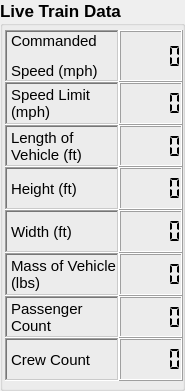
   <widget class="QGroupBox" name="LiveTrainData">
    <property name="geometry">
     <rect>
      <x>510</x>
      <y>140</y>
      <width>185</width>
      <height>391</height>
     </rect>
    </property>
    <property name="font">
     <font>
      <pointsize>13</pointsize>
      <weight>75</weight>
      <bold>true</bold>
     </font>
    </property>
    <property name="autoFillBackground">
     <bool>true</bool>
    </property>
    <property name="styleSheet">
     <string notr="true"/>
    </property>
    <property name="title">
     <string>Live Train Data</string>
    </property>
    <property name="flat">
     <bool>false</bool>
    </property>
    <widget class="QWidget" name="gridLayoutWidget">
     <property name="geometry">
      <rect>
       <x>0</x>
       <y>30</y>
       <width>183</width>
       <height>351</height>
      </rect>
     </property>
     <layout class="QGridLayout" name="LiveTrainDataGrid">
      <property name="leftMargin">
       <number>5</number>
      </property>
      <property name="spacing">
       <number>0</number>
      </property>
      <item row="7" column="0">
       <widget class="QLabel" name="CrewCountLabel">
        <property name="font">
         <font>
          <pointsize>11</pointsize>
          <weight>50</weight>
          <bold>false</bold>
         </font>
        </property>
        <property name="frameShape">
         <enum>QFrame::WinPanel</enum>
        </property>
        <property name="frameShadow">
         <enum>QFrame::Sunken</enum>
        </property>
        <property name="text">
         <string>Crew Count</string>
        </property>
       </widget>
      </item>
      <item row="6" column="0">
       <widget class="QLabel" name="PassengerCountLabel">
        <property name="font">
         <font>
          <pointsize>11</pointsize>
          <weight>50</weight>
          <bold>false</bold>
         </font>
        </property>
        <property name="frameShape">
         <enum>QFrame::WinPanel</enum>
        </property>
        <property name="frameShadow">
         <enum>QFrame::Sunken</enum>
        </property>
        <property name="text">
         <string>Passenger 
Count</string>
        </property>
       </widget>
      </item>
      <item row="4" column="0">
       <widget class="QLabel" name="WidthLabel">
        <property name="font">
         <font>
          <pointsize>11</pointsize>
          <weight>50</weight>
          <bold>false</bold>
         </font>
        </property>
        <property name="frameShape">
         <enum>QFrame::WinPanel</enum>
        </property>
        <property name="frameShadow">
         <enum>QFrame::Sunken</enum>
        </property>
        <property name="text">
         <string>Width (ft)</string>
        </property>
       </widget>
      </item>
      <item row="0" column="0">
       <widget class="QLabel" name="CommandedSpeedLabel">
        <property name="font">
         <font>
          <pointsize>11</pointsize>
          <weight>50</weight>
          <bold>false</bold>
         </font>
        </property>
        <property name="frameShape">
         <enum>QFrame::WinPanel</enum>
        </property>
        <property name="frameShadow">
         <enum>QFrame::Sunken</enum>
        </property>
        <property name="text">
         <string>&lt;html&gt;&lt;head/&gt;&lt;body&gt;&lt;p&gt;Commanded &lt;/p&gt;&lt;p&gt;Speed (mph)&lt;/p&gt;&lt;/body&gt;&lt;/html&gt;</string>
        </property>
       </widget>
      </item>
      <item row="1" column="0">
       <widget class="QLabel" name="SpeedLimitLabel">
        <property name="font">
         <font>
          <pointsize>11</pointsize>
          <weight>50</weight>
          <bold>false</bold>
         </font>
        </property>
        <property name="frameShape">
         <enum>QFrame::WinPanel</enum>
        </property>
        <property name="frameShadow">
         <enum>QFrame::Sunken</enum>
        </property>
        <property name="text">
         <string>Speed Limit 
(mph)</string>
        </property>
       </widget>
      </item>
      <item row="2" column="0">
       <widget class="QLabel" name="LengthVehicleLabel">
        <property name="font">
         <font>
          <pointsize>11</pointsize>
          <weight>50</weight>
          <bold>false</bold>
         </font>
        </property>
        <property name="frameShape">
         <enum>QFrame::WinPanel</enum>
        </property>
        <property name="frameShadow">
         <enum>QFrame::Sunken</enum>
        </property>
        <property name="text">
         <string>Length of 
Vehicle (ft)</string>
        </property>
       </widget>
      </item>
      <item row="5" column="0">
       <widget class="QLabel" name="MassVehicleLabel">
        <property name="font">
         <font>
          <pointsize>11</pointsize>
          <weight>50</weight>
          <bold>false</bold>
         </font>
        </property>
        <property name="frameShape">
         <enum>QFrame::WinPanel</enum>
        </property>
        <property name="frameShadow">
         <enum>QFrame::Sunken</enum>
        </property>
        <property name="text">
         <string>Mass of Vehicle 
(lbs)</string>
        </property>
       </widget>
      </item>
      <item row="3" column="0">
       <widget class="QLabel" name="HeightLabel">
        <property name="font">
         <font>
          <pointsize>11</pointsize>
          <weight>50</weight>
          <bold>false</bold>
         </font>
        </property>
        <property name="frameShape">
         <enum>QFrame::WinPanel</enum>
        </property>
        <property name="frameShadow">
         <enum>QFrame::Sunken</enum>
        </property>
        <property name="text">
         <string>Height (ft)</string>
        </property>
       </widget>
      </item>
      <item row="0" column="1">
       <widget class="QLCDNumber" name="CommandedSpeedValue">
        <property name="font">
         <font>
          <pointsize>13</pointsize>
          <weight>75</weight>
          <bold>true</bold>
         </font>
        </property>
        <property name="segmentStyle">
         <enum>QLCDNumber::Flat</enum>
        </property>
       </widget>
      </item>
      <item row="1" column="1">
       <widget class="QLCDNumber" name="SpeedLimitValue">
        <property name="font">
         <font>
          <pointsize>13</pointsize>
          <weight>75</weight>
          <bold>true</bold>
         </font>
        </property>
        <property name="segmentStyle">
         <enum>QLCDNumber::Flat</enum>
        </property>
       </widget>
      </item>
      <item row="2" column="1">
       <widget class="QLCDNumber" name="LengthVehicleValue">
        <property name="font">
         <font>
          <pointsize>13</pointsize>
          <weight>75</weight>
          <bold>true</bold>
         </font>
        </property>
        <property name="segmentStyle">
         <enum>QLCDNumber::Flat</enum>
        </property>
       </widget>
      </item>
      <item row="3" column="1">
       <widget class="QLCDNumber" name="HeightValue">
        <property name="font">
         <font>
          <pointsize>13</pointsize>
          <weight>75</weight>
          <bold>true</bold>
         </font>
        </property>
        <property name="segmentStyle">
         <enum>QLCDNumber::Flat</enum>
        </property>
       </widget>
      </item>
      <item row="4" column="1">
       <widget class="QLCDNumber" name="WidthValue">
        <property name="font">
         <font>
          <pointsize>13</pointsize>
          <weight>75</weight>
          <bold>true</bold>
         </font>
        </property>
        <property name="segmentStyle">
         <enum>QLCDNumber::Flat</enum>
        </property>
       </widget>
      </item>
      <item row="5" column="1">
       <widget class="QLCDNumber" name="MassVehicleValue">
        <property name="font">
         <font>
          <pointsize>13</pointsize>
          <weight>75</weight>
          <bold>true</bold>
         </font>
        </property>
        <property name="segmentStyle">
         <enum>QLCDNumber::Flat</enum>
        </property>
       </widget>
      </item>
      <item row="6" column="1">
       <widget class="QLCDNumber" name="PassengerCountValue">
        <property name="font">
         <font>
          <pointsize>13</pointsize>
          <weight>75</weight>
          <bold>true</bold>
         </font>
        </property>
        <property name="segmentStyle">
         <enum>QLCDNumber::Flat</enum>
        </property>
       </widget>
      </item>
      <item row="7" column="1">
       <widget class="QLCDNumber" name="CrewCountValue">
        <property name="font">
         <font>
          <pointsize>13</pointsize>
          <weight>75</weight>
          <bold>true</bold>
         </font>
        </property>
        <property name="segmentStyle">
         <enum>QLCDNumber::Flat</enum>
        </property>
       </widget>
      </item>
     </layout>
    </widget>
   </widget>
